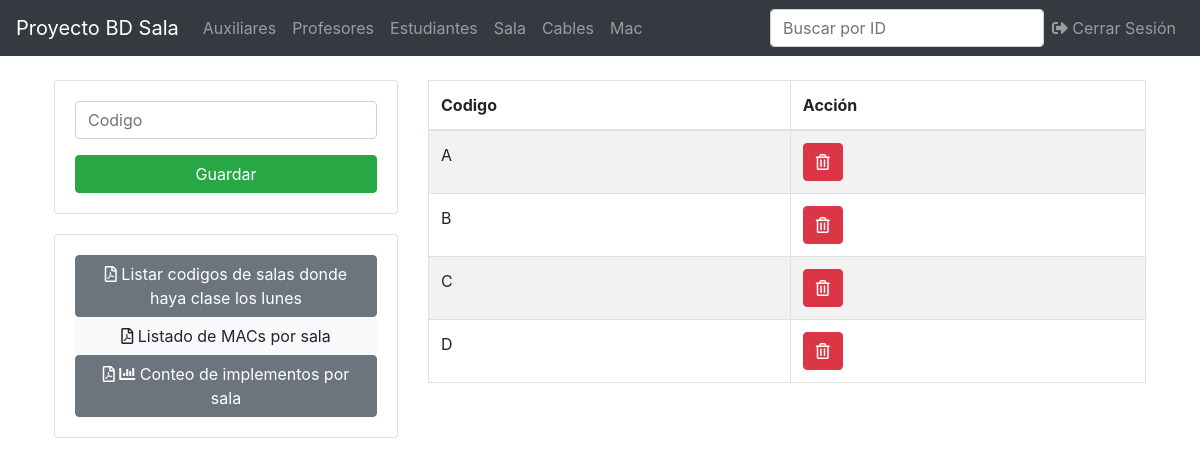
Screenshot of /sala.php (signed in) with the database file from the repository.
### tables this page shows
CREATE TABLE `sala` (
  `codigo` varchar(20) NOT NULL
);

### sala.php (the view, shortened to what this page needs)
<?php
include("ProyectoBasesDeDatos/db.php");
include('ProyectoBasesDeDatos/includes/header.php');
?>
<main class="container p-4">
  <div class="row">
    <div class="col-md-4">
    <div class="card card-body">
      <form action="/ProyectoBasesDeDatos/save.php" method="POST">
        <div class="form-group">
          <input type="text" name="codigo" class="form-control" placeholder="Codigo" autofocus>
        </div>
        <input type="submit" name="save_sala" class="btn btn-success btn-block" value="Guardar">
      </form>
      </div>
      <div class="card card-body" style="margin-top: 20px">
      <a href="/ProyectoBasesDeDatos/pdf/reporte_sala.php?" class="btn btn-secondary">
        <i class="far fa-file-pdf"></i>
        Listar codigos de salas donde haya clase los lunes
      </a>
      <a href="/ProyectoBasesDeDatos/pdf/reporte_sala_2.php?" class="btn btn-light">
      <i class="far fa-file-pdf"></i>
      Listado de MACs por sala
      </a>
      <a href="/ProyectoBasesDeDatos/pdf/reporte_sala_3.php?" class="btn btn-secondary">
      <i class="far fa-file-pdf"></i>
      <i class="fas fa-chart-bar"></i>
      Conteo de implementos por sala
      </a>
      </div>
    </div>
    <div class="col-md-8">
      <table class="table table-bordered table-striped" id="myTable">
        <thead>
          <tr>
            <th>Codigo</th>
            <th>Acción</th>
          </tr>
        </thead>
        <tbody>
          <?php
          $query = "SELECT * FROM sala";
          $result_sala = mysqli_query($conn, $query);
          while($row = mysqli_fetch_assoc($result_sala)) { ?>
          <tr>
            <td><?php echo $row['codigo']; ?></td>
            <td>
              <a href="/ProyectoBasesDeDatos/delete.php?codigo=<?php echo $row['codigo'] ?>& entidad=<?php echo 'sala' ?>" class="btn btn-danger">
                <i class="far fa-trash-alt"></i>
              </a>
            </td>
          </tr>
          <?php } ?>
        </tbody>
      </table>
    </div>
  </div>
</main>
<?php include('includes/footer.php'); ?>

### rows the page displays
sala: codigo "A"
sala: codigo "B"
sala: codigo "C"
sala: codigo "D"
